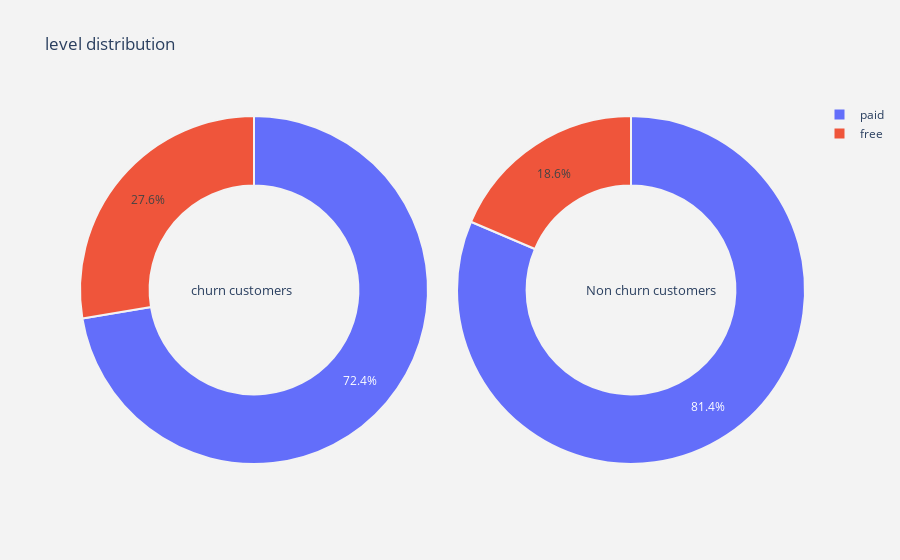

This figure's notebook cell:
### Code cell
plot_pie('level')

### Figure 1 — Plotly figure (JSON) as saved in the notebook; plotly's stock layout.template omitted (floating-point values rounded to 4 significant figures)
{"data": [{"domain": {"x": [0, 0.48]}, "hole": 0.6, "hoverinfo": "label+percent+name", "labels": ["paid", "free"], "marker": {"line": {"color": "rgb(243,243,243)", "width": 2}}, "name": "Churn Customers", "type": "pie", "values": [32476, 12388]}, {"domain": {"x": [0.52, 1]}, "hole": 0.6, "hoverinfo": "label+percent+name", "labels": ["paid", "free"], "marker": {"line": {"color": "rgb(243,243,243)", "width": 2}}, "name": "Non churn customers", "type": "pie", "values": [189807, 43324]}], "layout": {"annotations": [{"font": {"size": 13}, "showarrow": false, "text": "churn customers", "x": 0.15, "y": 0.5}, {"font": {"size": 13}, "showarrow": false, "text": "Non churn customers", "x": 0.88, "y": 0.5}], "paper_bgcolor": "rgb(243,243,243)", "plot_bgcolor": "rgb(243,243,243)", "title": {"text": "level distribution"}}}
